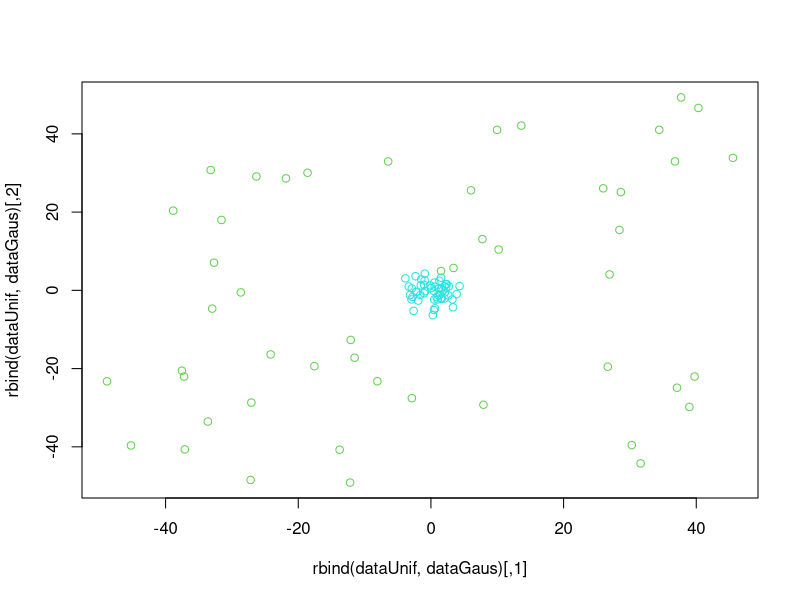
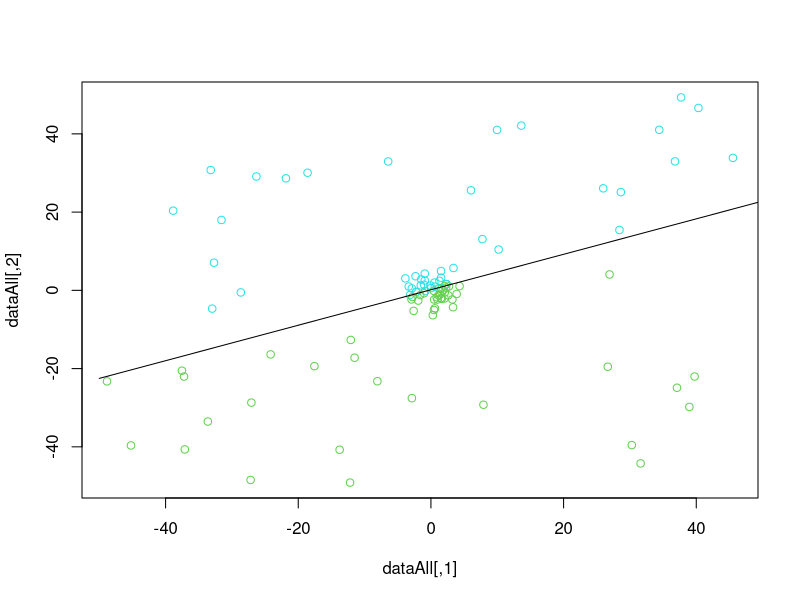
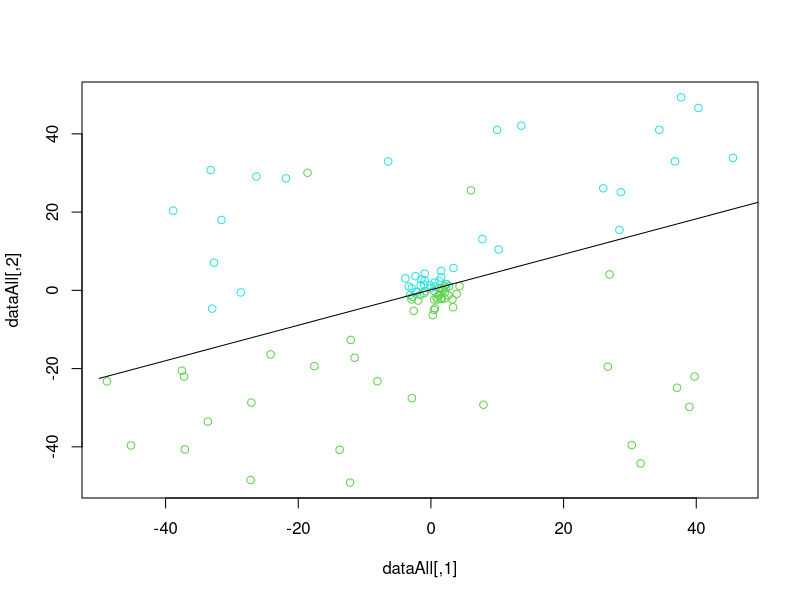
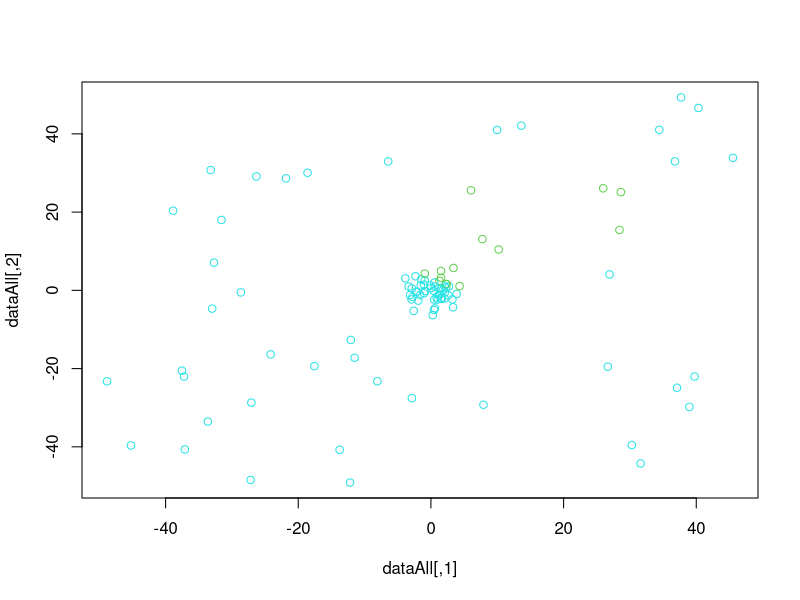
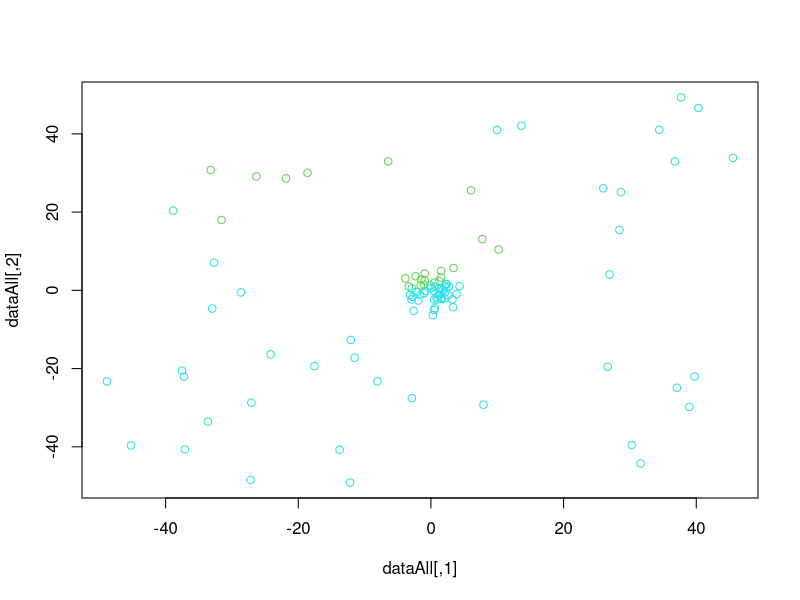
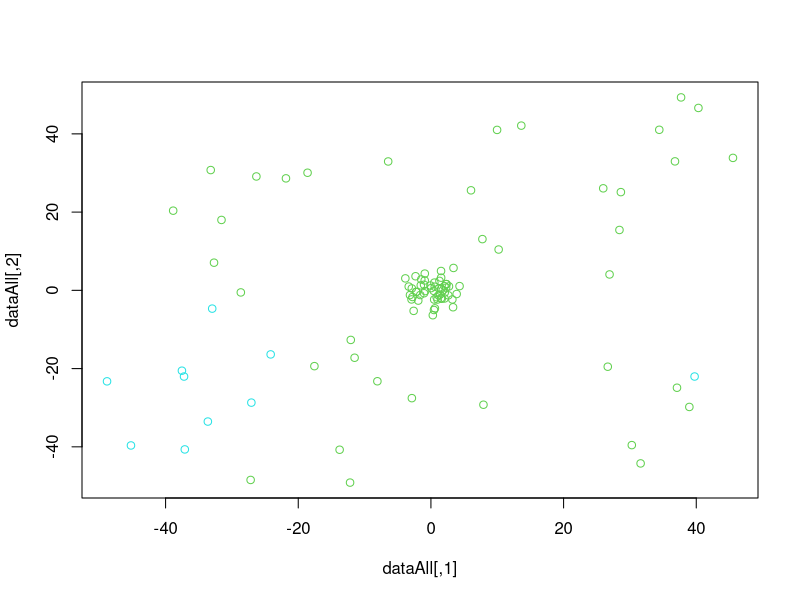
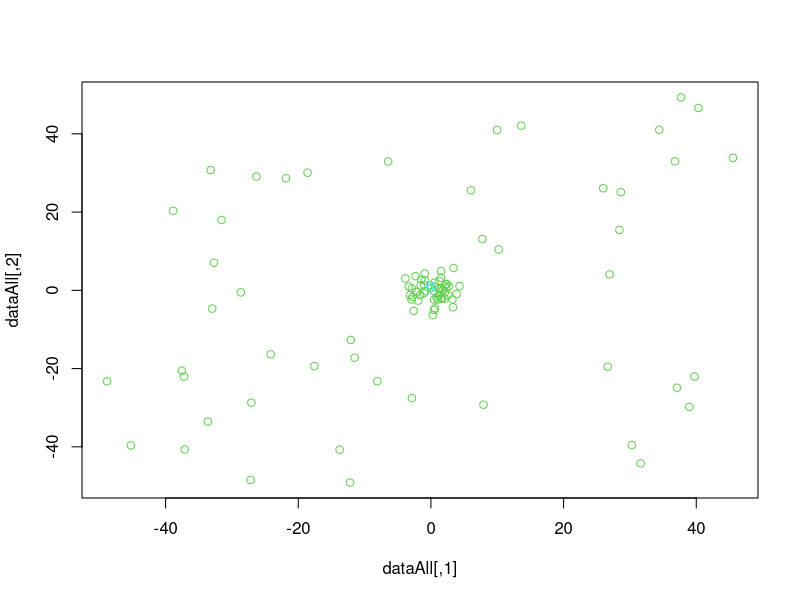
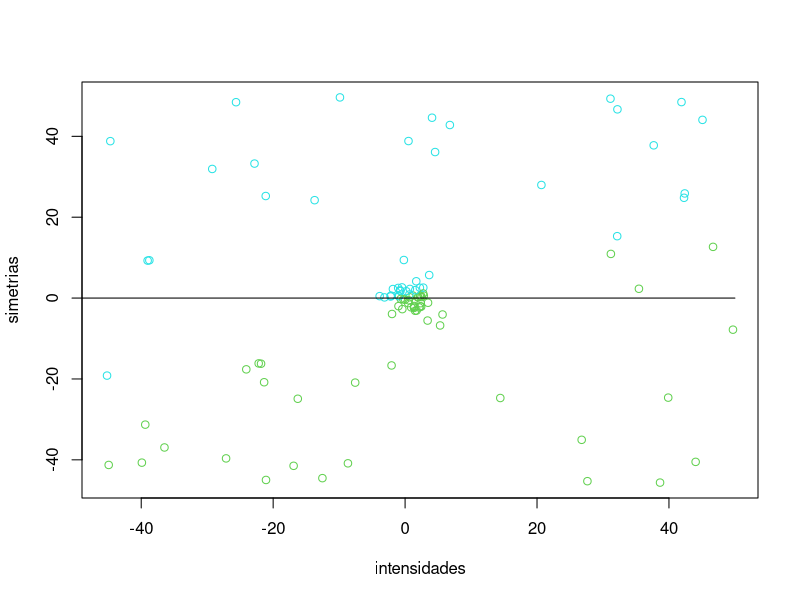

Reproduce these figures in R, in order.

# recordarle en la memoria que sabemos que sacar mejor error en training no significa sacar mejor error en test.

# usar pintar_frontera( f, rango de valores )
# mirar ggplot2!
# y contour:
#   https://www.rdocumentation.org/packages/graphics/versions/3.4.3/topics/contour
#   https://cran.r-project.org/web/packages/ContourFunctions/vignettes/Introduction_to_the_cf_R_package.html
# y cf_data
# y scatter plot:
#   http://www.sthda.com/english/wiki/ggplot2-scatter-plots-quick-start-guide-r-software-and-data-visualization

par( mfrow = c( 1, 1 ) )

# Funciones facilitdas

set.seed(3)	# se establece la semilla
## ------------------------------------------------------------------------
# por defecto genera 2 puntos entre [0,1] de 2 dimensiones 

simula_unif = function (N=2,dims=2, rango = c(0,1)){
  m = matrix(runif(N*dims, min=rango[1], max=rango[2]),
             nrow = N, ncol=dims, byrow=T)
  m
}


simula_gaus = function(N=2,dim=2,sigma){
  
  if (missing(sigma)) stop("Debe dar un vector de varianzas")
  sigma = sqrt(sigma)  # para la generaci??n se usa sd, y no la varianza
  if(dim != length(sigma)) stop ("El numero de varianzas es distinto de la dimensi??n")
  
  simula_gauss1 = function() rnorm(dim, sd = sigma) # genera 1 muestra, con las desviaciones especificadas
  m = t(replicate(N,simula_gauss1())) # repite N veces, simula_gauss1 y se hace la traspuesta
  m
}


simula_recta = function (intervalo = c(-1,1), visible=F){
  
  ptos = simula_unif(2,2,intervalo) # se generan 2 puntos
  a = (ptos[1,2] - ptos[2,2]) / (ptos[1,1]-ptos[2,1]) # calculo de la pendiente
  b = ptos[1,2]-a*ptos[1,1]  # calculo del punto de corte
  
  if (visible) {  # pinta la recta y los 2 puntos
    if (dev.cur()==1) # no esta abierto el dispositivo lo abre con plot
      plot(1, type="n", xlim=intervalo, ylim=intervalo)
    points(ptos,col=3)  #pinta en verde los puntos
    abline(b,a,col=3)   # y la recta
  }
  c(a,b) # devuelve el par pendiente y punto de corte
}


pintar_frontera = function(f,rango=c(-50,50)) {
  x=y=seq(rango[1],rango[2],length.out = 500)
  z = outer(x,y,FUN=f)
  if (dev.cur()==1) # no esta abierto el dispositivo lo abre con plot
    plot(1, type="n", xlim=rango, ylim=rango)
  contour(x,y,z, levels = 1:20, xlim =rango, ylim=rango, xlab = "x", ylab = "y")
}


pasoARecta= function(w){
  if(length(w)!= 3)
    stop("Solo tiene sentido con 3 pesos")
  a = -w[1]/w[3]
  b = -w[2]/w[3]
  if ( w[3] == 0 ){
    a = 0
    b = 0
  }
  c(a,b)
}


makeGraph <- function( intensidades, simetrias, digitos, weights, range = c(-1,0) ){
  
  # Initial data
  par(mfrow=c(1,1))
  plot(
    intensidades,
    simetrias,
    col = digitos + 4
  )
  
  # Regression line
  lineParameters <- pasoARecta( weights )
  lineFunc <- function( x ) { lineParameters[1] * x + lineParameters[2] }
  lineX <- range
  lineY <- c( lineFunc(-1), lineFunc(0) )
  lines( lineX, lineY, col = "black" )
  
  print('holi')
  print(weights)
  print( lineParameters )
  print(lineX)
  print(lineY)
  
  #pintar_frontera(lineFunc)
}



## Ejercicio 1


## Apartado 1.1

N <- 50
size <- 50
range = c( -size, size )
sigma <- c( 5, 7 )
dataUnif <- simula_unif( N, rango = range )
dataGaus <- simula_gaus( N, sigma = sigma )

plot(
  rbind( dataUnif, dataGaus ),
  col = c( rep(3,N), rep(5,N) )
)


# Apartado 1.2

line <- simula_recta( intervalo = c( -size, size ) )
a <- line[1]
b <- line[2]

f <- function( v ) {
  sign( v[2] - a * v[1] - b )
}
lineFunc <- function( x ) {
  a * x + b
}
dataAll <- rbind( dataUnif, dataGaus )

labels <- apply( dataAll, FUN = f, MARGIN = 1 )

lineX <- c( -range, range )
lineY <- c( lineFunc(-range), lineFunc(range) )
plot( dataAll, col = labels + 4 )
lines( lineX, lineY, col = "black" )


noise <- function( labels, p = 0.1 ){
  
  # Ver d??nde est?? cada positivo y negativo
  
  positives <- c()
  negatives <- c()
  
  posSize <- length( labels[ labels == 1 ] )
  negSize <- length( labels[ labels == -1 ] )
  for ( i in 1:length(labels) )
    if ( labels[i] == 1 )
      positives <- c( positives, i )
    else
      negatives <- c( negatives, i )
  
  # Generar las posiciones que se alterar??n
  
  posPositions <- sample( 1:posSize, posSize * p )
  negPositions <- sample( 1:negSize, negSize * p )
  
  
  labels[ posPositions ] = -1
  labels[ negPositions ] = 1
  
  print( posPositions )
  print( negPositions )
  
  labels
}

labels <- noise( labels )

plot( dataAll, col = labels + 4 )
lines( lineX, lineY, col = "black" )


# Apartado 1.3

f1 <- function( v ) {
  sign( ( v[1] - 10 ) ^2 + ( v[2] - 20 ) ^2 - 400 )
}
f2 <- function( v ) {
  sign( 0.5 * ( v[1] + 10 ) ^2 + ( v[2] - 20 ) ^2 - 400 )
}
f3 <- function( v ) {
  sign( 0.5 * ( v[1] - 10 ) ^2 - ( v[2] + 20 ) ^2 - 400 )
}
f4 <- function( v ) {
  sign( v[2] - 20 * v[1] ^2 - 5 * v[1] + 3 )
}

par( mfrow = c( 1, 1 ) ) ## ??C??mo se pon??an cuatro a la vez?

labels1 <- apply( dataAll, FUN = f1, MARGIN = 1 )
labels2 <- apply( dataAll, FUN = f2, MARGIN = 1 )
labels3 <- apply( dataAll, FUN = f3, MARGIN = 1 )
labels4 <- apply( dataAll, FUN = f4, MARGIN = 1 )

plot( dataAll, col = labels1 + 4 )
plot( dataAll, col = labels2 + 4 )
plot( dataAll, col = labels3 + 4 )
plot( dataAll, col = labels4 + 4 )



# Ejercicio 2

# Apartado 2.1

dataUnif <- simula_unif( N, rango = range )
dataGaus <- simula_gaus( N, sigma = sigma )
data <- rbind( dataUnif, dataGaus )
data <- cbind(data,1)
labels <- apply( data, FUN = f, MARGIN = 1 )
dims <- 2
weightsZero <- rep( 0, dims + 1 )
weightsUnif <- simula_unif( dims + 1, dims = 1, rango = c(0,1) )
maxIterations = 10

PLA <- function( X, Y, startWeights, learningRate = 0.01, maxIterations ){
  
  i <- 0
  threashold <- 0.01
  ascending <- TRUE
  weights <- startWeights
  prevWeights <- weights
  
  while ( i < maxIterations & ascending ){ #while(abs(w_predecesors - weights))
    
    ascending <- FALSE
    
    for ( elem in 1:length(Y) ){
      
      valor_predict = sign( as.numeric( t(weights) %*% X[elem,] ) )
      wellClassified = valor_predict * Y[elem]
      #print(t(weights))
      #print(X[elem,])
      #print(valor_predict)
      #print(Y[elem])
      #print(" ")
      if ( wellClassified < 0 ){
        weights = weights + learningRate * X[elem,] * wellClassified
        ascending <- TRUE
        #print( "ascending" )
        #print( i )
      }
    }
    
    i <- i + 1
    print(weights)
  }
  
  #print( i )
  
  #weights <- weights / max(abs(weights))
  weights
}

weights <- PLA( data, labels, weightsZero, 1, maxIterations )
makeGraph( data[,1], data[,2], labels, weights, range )

weights <- PLA( data, labels, weightsUnif, 1, maxIterations )
makeGraph( data[,1], data[,2], labels, weights, range )



## Apartado 2.2

error_in <- function( data, labels, weights ){
  
  sum <- 0
  N <-length(labels)
  
  for ( i in 1:N ){
    h <- ((t(weights) %*% data[i,] ) * labels[i])
    if(h > 0){
      sum = sum +1
    }
  }
  
  sum / N
}

LR <- function( X, y, learningRate = 0.05, t = 0.1, itera = 1/t){
  
  N <- length(y)
  T <- as.integer(N * t)
  w <- rnorm(dim(X)[2])
  
  positive_exa <-which(y==1)
  negative_exa <-which(y==-1)
  N_po <- length(positive_exa)
  N_ne <- length(negative_exa)
  
  w_pre = w
  scored = as.numeric(error_in(X,y,w))
  
  for (a in 1:itera) {
    g <- 0  
    
    for ( i in 1:T ){
      
      pos <- ifelse((i %% 2) > 0,sample(N_po,1),sample(N_ne,1))
      pos <- ifelse((i %% 2) > 0,positive_exa[pos],negative_exa[pos])
      h <- t(w) %*% X[pos,]
      er <- (h * y[pos])
      
      g = g + (   ((X[pos,] * y[pos])*-1)/(1 + exp(er))   )
      
    }
    
    w <- w - learningRate * (g/N)
    w <- as.vector(w)
  }
  w <- w /max(abs(w))
  w
}

sigmoid <- function(x){
  1 / (1 + exp(-x))
}

PlotRoc<-function(X,Y,w){
  Prediction = sigmoid(X %*% w)
  Sensibilidad = 1:100
  Expecifidad = 1:100
  
  
  for (i in 1:100) {
    Prediction_pos = Y[which(Prediction >= i/100)]
    Prediction_neg = Y[which(Prediction < i/100)]
    
    VP = Prediction_pos[Prediction_pos > 0]
    FP = Prediction_pos[Prediction_pos < 0]
    
    VN = Prediction_neg[Prediction_neg < 0]
    FN = Prediction_neg[Prediction_neg > 0]
    
    Sensibilidad[i] = length(VP) / (length(VP) + length(FN))
    Expecifidad[i] = 1 - (length(VN) / (length(VN) + length(FP)))
  }
  
  df = data.frame(Sensibilidad, Expecifidad)
  df

}

N <- 100
size <- 2
range = c( -size, size )
data <- simula_unif( N, rango = range )
lineX <- simula_unif( 2, dims = 1, rango = range )
lineY <- simula_unif( 2, dims = 1, rango = range )
f <- function(x){
  ( lineY[2] - lineY[1] ) / ( lineX[2] - lineX[1] )  *  ( x - lineX[1] )  /  lineX[2]
}
#labels <- apply( data, FUN = f, MARGIN = 1 )
labels <- ifelse(data[,2] > 0, 1, -1)
data <- cbind( data, 1 )

weights <- LR( data, labels )
makeGraph( data[,1], data[,2], labels, weights, range )
result = PlotRoc(data,labels,weights)

